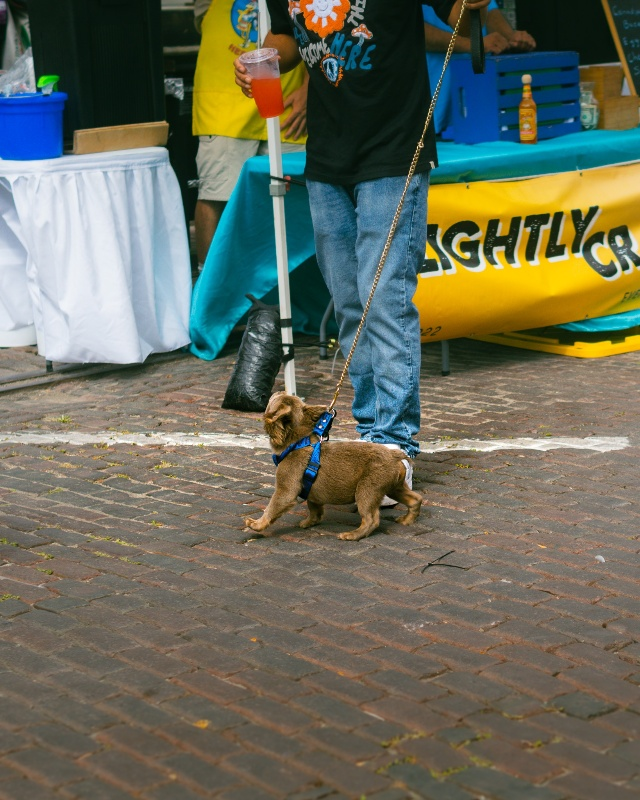
#> input picture imgs/resized_pic.jpg, 640 x 800 px, found by its file name
$ python global_thresholding.py
#> lines starting #> are read from the running program, lines starting #| are printed output that depends on the picture; after the words box and inside, x2 and y2 are one past the last pixel; in counts of white or black regions, pixels touching at a corner belong together
import os, cv2

cwd = os.getcwd()

img = cv2.imread(os.path.join(cwd, 'imgs', 'resized_pic.jpg'))
#> img is the input picture: shape (800, 640, 3); mean B, G, R 92, 108.4, 106.5

img_gray = cv2.cvtColor(img, cv2.COLOR_BGRA2GRAY)
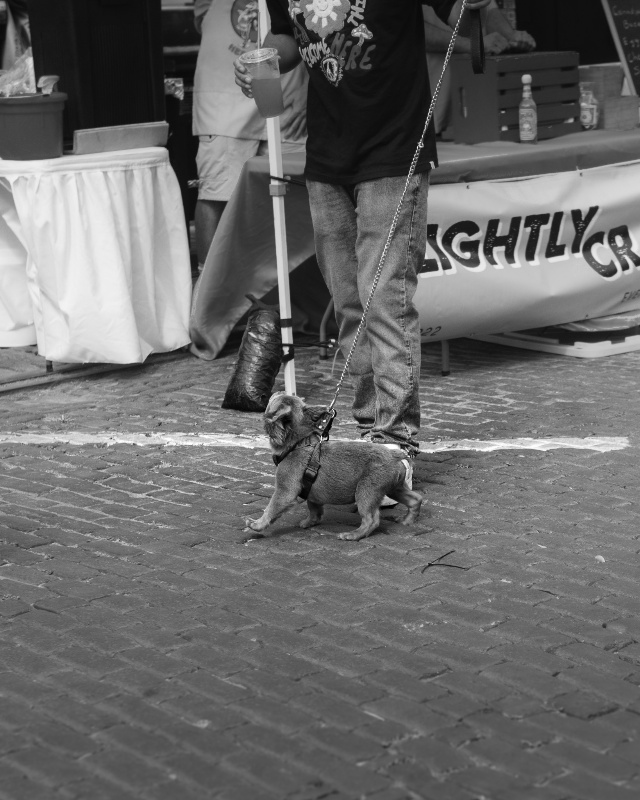
#> img_gray: shape (800, 640); min 0, max 255, mean 105.9

ret, thresh = cv2.threshold(img_gray, 80, 255, cv2.THRESH_BINARY)
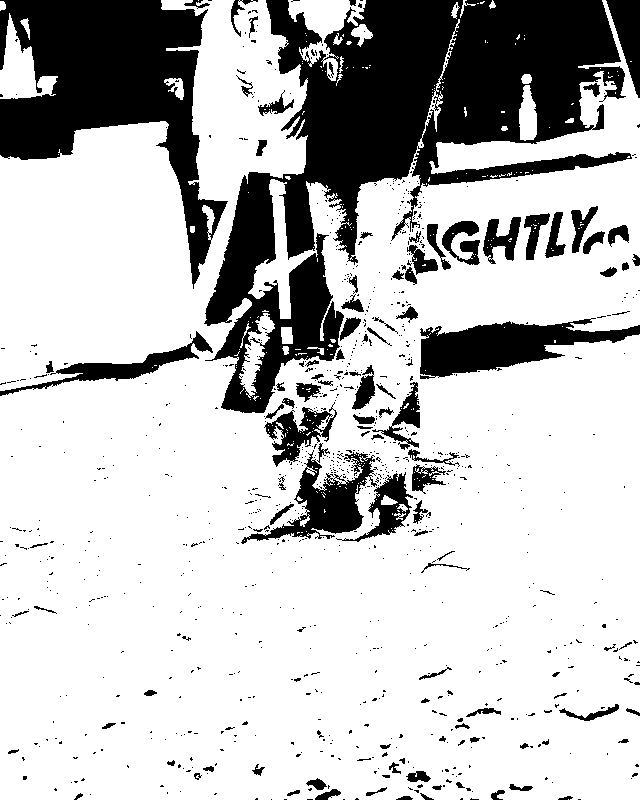
#> thresh: shape (800, 640); 75.3% white; 932 black regions (820 under 20 px), largest, box (x1, y1, x2, y2) and area: (204, 0, 632, 413) 64904, (0, 0, 228, 289) 27525, (420, 318, 640, 379) 6709
cv2.imshow('thresh', thresh)
cv2.waitKey(2000)

thresh = cv2.blur(thresh, (5, 5))
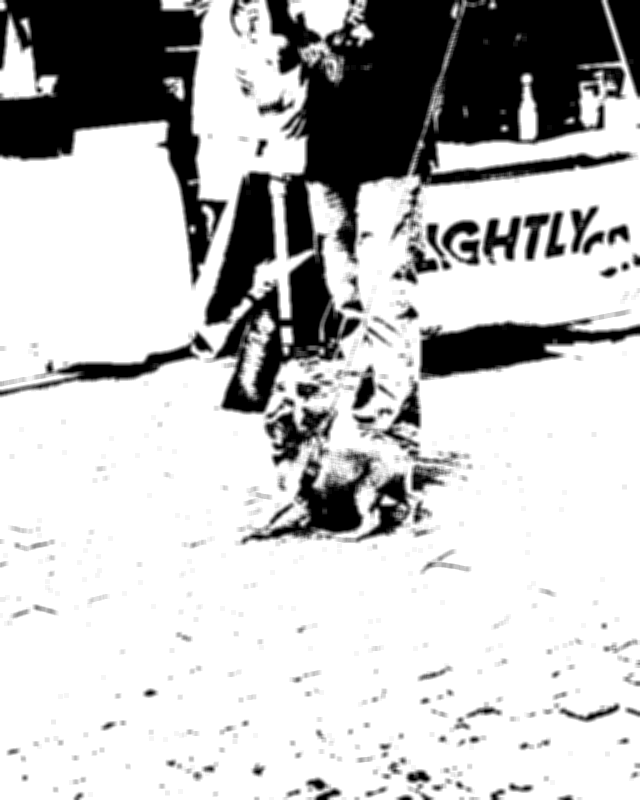
#> thresh: shape (800, 640); min 0, max 255, mean 192.1
ret, thresh = cv2.threshold(thresh, 80, 255, cv2.THRESH_BINARY)
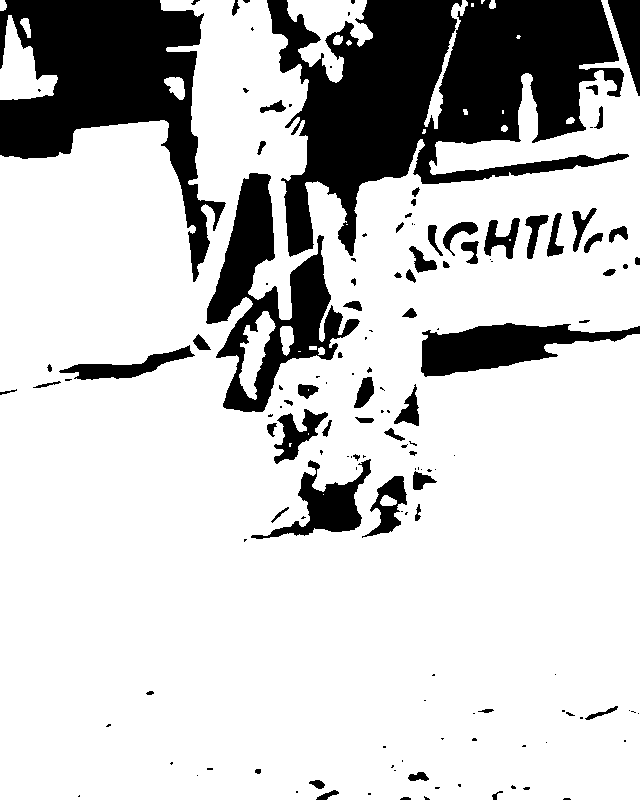
#> thresh: shape (800, 640); 78.7% white; 145 black regions (79 under 20 px), largest, box (x1, y1, x2, y2) and area: (267, 0, 629, 257) 47383, (0, 0, 226, 282) 26221, (206, 173, 360, 412) 12803

cv2.imshow('thresh', thresh)

cv2.waitKey(0)
cv2.destroyAllWindows()

$ run again, with imgs/property-brothers-black-window-with-white-curtains copy.jpg copied over imgs/resized_pic.jpg
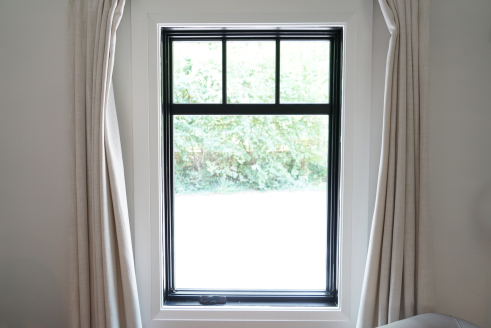
#> input picture imgs/property-brothers-black-window-with-white-curtains copy.jpg, 491 x 328 px, found by its file name
#> img is the input picture: shape (328, 491, 3); mean B, G, R 157.7, 161.7, 161.2
#> `ret, thresh = cv2.threshold(img_gray, 80, 255, cv2.THRESH_BINARY)`:
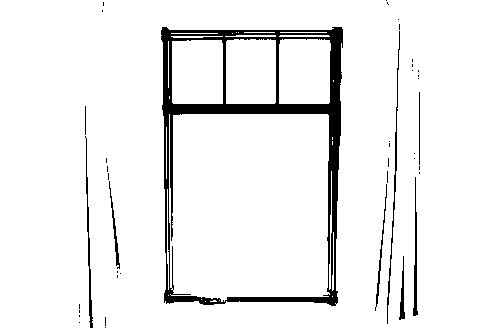
#> thresh: shape (328, 491); 93.7% white; 41 black regions (32 under 20 px), largest, box (x1, y1, x2, y2) and area: (161, 27, 343, 306) 8378, (387, 31, 400, 324) 406, (85, 136, 93, 328) 346
#> `ret, thresh = cv2.threshold(thresh, 80, 255, cv2.THRESH_BINARY)`:
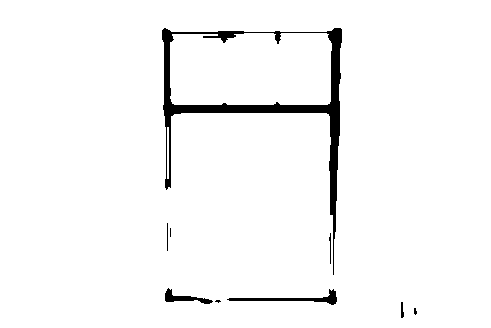
#> thresh: shape (328, 491); 96.8% white; 9 black regions (3 under 20 px), largest, box (x1, y1, x2, y2) and area: (162, 28, 342, 275) 4353, (227, 289, 337, 305) 430, (165, 288, 213, 304) 266, (401, 302, 404, 318) 37, (329, 233, 331, 264) 35, (167, 223, 168, 251) 28
